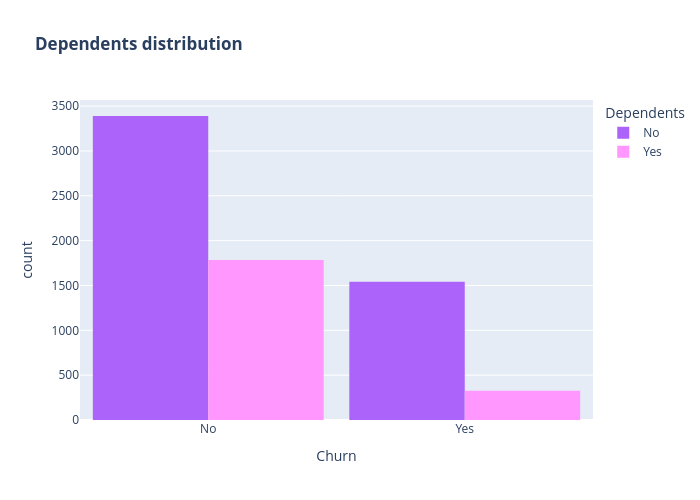

The cell this chart's notebook holds for it:
### Code cell
color_map = {"Yes": "#FF97FF", "No": "#AB63FA"}
fig = px.histogram(df, x="Churn", color="Dependents", barmode="group", title="<b>Dependents distribution</b>", color_discrete_map=color_map)
fig.update_layout(width=700, height=500, bargap=0.1)
fig.show()

### Figure 1 — Plotly figure (JSON) as saved in the notebook; plotly's stock layout.template omitted (floating-point values rounded to 4 significant figures; data arrays with more than 128 entries replaced by an {"elided": "..."} marker saying what was removed)
{"data": [{"alignmentgroup": "True", "bingroup": "x", "hovertemplate": "Dependents=No<br>Churn=%{x}<br>count=%{y}<extra></extra>", "legendgroup": "No", "marker": {"color": "#AB63FA", "pattern": {"shape": ""}}, "name": "No", "offsetgroup": "No", "orientation": "v", "showlegend": true, "type": "histogram", "x": {"elided": "4933 str values"}, "xaxis": "x", "yaxis": "y"}, {"alignmentgroup": "True", "bingroup": "x", "hovertemplate": "Dependents=Yes<br>Churn=%{x}<br>count=%{y}<extra></extra>", "legendgroup": "Yes", "marker": {"color": "#FF97FF", "pattern": {"shape": ""}}, "name": "Yes", "offsetgroup": "Yes", "orientation": "v", "showlegend": true, "type": "histogram", "x": {"elided": "2110 str values"}, "xaxis": "x", "yaxis": "y"}], "layout": {"bargap": 0.1, "barmode": "group", "height": 500, "legend": {"title": {"text": "Dependents"}, "tracegroupgap": 0}, "title": {"text": "<b>Dependents distribution</b>"}, "width": 700, "xaxis": {"anchor": "y", "domain": [0, 1], "title": {"text": "Churn"}}, "yaxis": {"anchor": "x", "domain": [0, 1], "title": {"text": "count"}}}}
